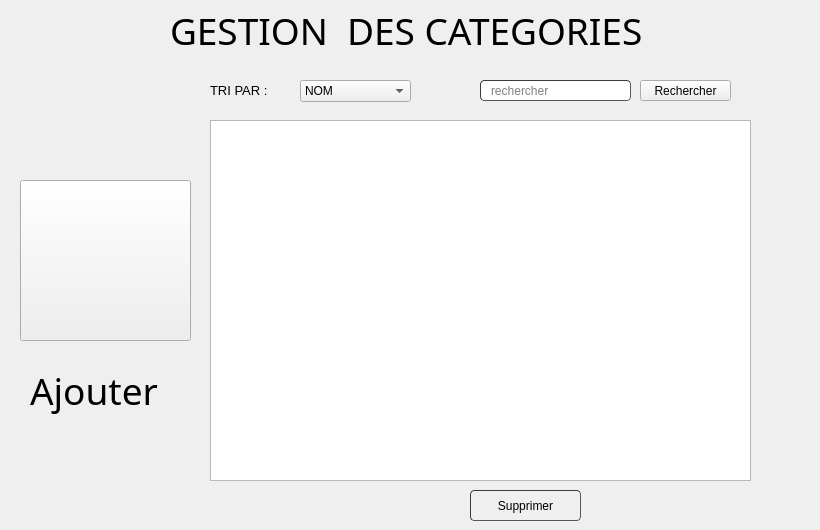
       <widget class="QWidget" name="page_15">
        <widget class="QTableView" name="tableView_c">
         <property name="geometry">
          <rect>
           <x>210</x>
           <y>120</y>
           <width>541</width>
           <height>361</height>
          </rect>
         </property>
         <property name="styleSheet">
          <string notr="true"/>
         </property>
        </widget>
        <widget class="QLabel" name="label_51">
         <property name="geometry">
          <rect>
           <x>170</x>
           <y>10</y>
           <width>641</width>
           <height>41</height>
          </rect>
         </property>
         <property name="font">
          <font>
           <family>Nueva Std Cond</family>
           <pointsize>28</pointsize>
          </font>
         </property>
         <property name="text">
          <string>GESTION  DES CATEGORIES</string>
         </property>
        </widget>
        <widget class="QLineEdit" name="recherche_c">
         <property name="geometry">
          <rect>
           <x>480</x>
           <y>80</y>
           <width>151</width>
           <height>21</height>
          </rect>
         </property>
         <property name="styleSheet">
          <string notr="true">	border-width: 1px; border-radius: 4px;
	border-color: rgb(58, 58, 58);
	border-style: inset;
	padding: 0 8px;


	selection-background-color: rgb(187, 187, 187);
	selection-color: rgb(60, 63, 65);</string>
         </property>
         <property name="placeholderText">
          <string>rechercher</string>
         </property>
        </widget>
        <widget class="QPushButton" name="search_c">
         <property name="geometry">
          <rect>
           <x>640</x>
           <y>80</y>
           <width>91</width>
           <height>21</height>
          </rect>
         </property>
         <property name="font">
          <font>
           <pointsize>9</pointsize>
          </font>
         </property>
         <property name="text">
          <string>Rechercher</string>
         </property>
         <property name="iconSize">
          <size>
           <width>20</width>
           <height>20</height>
          </size>
         </property>
        </widget>
        <widget class="QLabel" name="label_53">
         <property name="geometry">
          <rect>
           <x>210</x>
           <y>80</y>
           <width>91</width>
           <height>20</height>
          </rect>
         </property>
         <property name="font">
          <font>
           <pointsize>10</pointsize>
          </font>
         </property>
         <property name="text">
          <string>TRI PAR :</string>
         </property>
        </widget>
        <widget class="QComboBox" name="tri_c">
         <property name="geometry">
          <rect>
           <x>300</x>
           <y>80</y>
           <width>111</width>
           <height>22</height>
          </rect>
         </property>
         <property name="styleSheet">
          <string notr="true"/>
         </property>
         <item>
          <property name="text">
           <string>NOM</string>
          </property>
         </item>
         <item>
          <property name="text">
           <string>id</string>
          </property>
         </item>
         <item>
          <property name="text">
           <string/>
          </property>
         </item>
        </widget>
        <widget class="QPushButton" name="supprimer_c">
         <property name="geometry">
          <rect>
           <x>470</x>
           <y>490</y>
           <width>111</width>
           <height>31</height>
          </rect>
         </property>
         <property name="styleSheet">
          <string notr="true">	border-width: 1px; border-radius: 4px;
	border-color: rgb(58, 58, 58);
	border-style: inset;
	padding: 0 8px;


	selection-color: rgb(60, 63, 65);</string>
         </property>
         <property name="text">
          <string>Supprimer</string>
         </property>
         <property name="icon">
          <iconset>
           <normaloff>:/logo/delete.png</normaloff>:/logo/delete.png</iconset>
         </property>
        </widget>
        <widget class="QPushButton" name="ajout_c">
         <property name="enabled">
          <bool>true</bool>
         </property>
         <property name="geometry">
          <rect>
           <x>20</x>
           <y>180</y>
           <width>171</width>
           <height>161</height>
          </rect>
         </property>
         <property name="styleSheet">
          <string notr="true">image: url(:/new/prefix1/icons/1458512 (1).png);</string>
         </property>
         <property name="text">
          <string/>
         </property>
         <property name="icon">
          <iconset>
           <normaloff>:/icons/523146.png</normaloff>:/icons/523146.png</iconset>
         </property>
         <property name="iconSize">
          <size>
           <width>150</width>
           <height>150</height>
          </size>
         </property>
         <property name="autoDefault">
          <bool>false</bool>
         </property>
        </widget>
        <widget class="QLabel" name="label_54">
         <property name="geometry">
          <rect>
           <x>30</x>
           <y>360</y>
           <width>161</width>
           <height>61</height>
          </rect>
         </property>
         <property name="font">
          <font>
           <family>Nueva Std Cond</family>
           <pointsize>28</pointsize>
          </font>
         </property>
         <property name="text">
          <string>Ajouter</string>
         </property>
        </widget>
       </widget>
